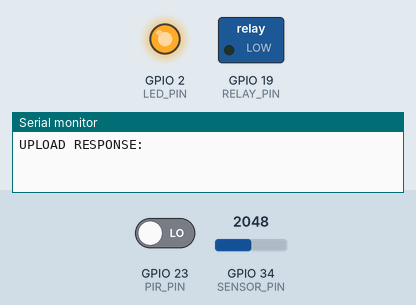
Bench run of a sketch on a simulated ESP32. Parts: switched loads named in the sketch (green lamp = pin HIGH), output pins drawn as LEDs (lit = HIGH), the last lines printed to the serial monitor. The test bench sets the inputs (shaded band); at power-on: GPIO 34 (SENSOR_PIN) = 2048, GPIO 23 (PIR_PIN) LOW. WiFi joins after 1.5 s; servers stay silent unless stated; uploads are accepted with an empty reply.

Above: at 2.7 s.
2.8 s: GPIO 34 (SENSOR_PIN) set to 3372
At 5.6 s:
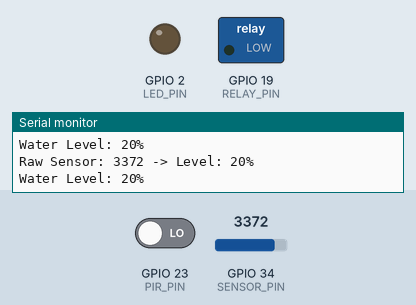
5.8 s: GPIO 34 (SENSOR_PIN) set to 3464
At 6.5 s:
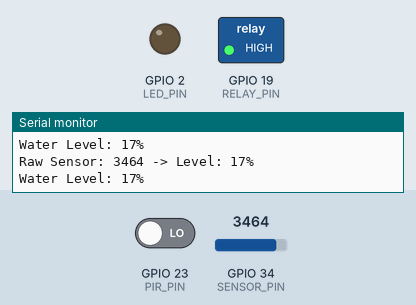
7.4 s: GPIO 23 (PIR_PIN) driven HIGH
At 8.4 s:
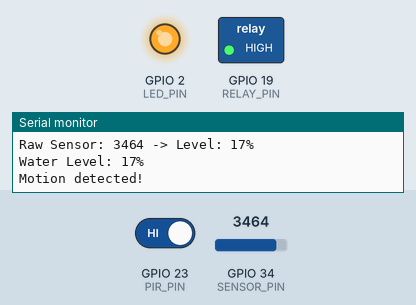
Timing chart, 0 to 10.4 s (numbered marks = the images above; inputs shaded):
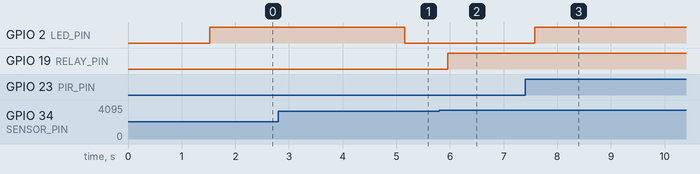

Measured:
- the behaviour switches between 3400 and 3401 on GPIO 34 (SENSOR_PIN) (found by bisection; images 1 and 2)
- after the input at 5.8 s, GPIO 19 (RELAY_PIN): LOW → HIGH after 0.16 s
- after the input at 7.4 s, GPIO 2 (LED_PIN): LOW → HIGH after 0.18 s

The sketch:

esp32_devkit_v1.ino
```cpp
#include <WiFi.h>
#include <HTTPClient.h>
#include <WiFiClientSecure.h>
#include <ArduinoJson.h>

// ---------------------- USER SETTINGS ---------------------- //
const char* ssid     = "Triya";
const char* password = "12345609";

// API ENDPOINTS (Hosted on Vercel)
const char* BASE_URL32 = "https://triyamudulivillage-dashboard-qjos0d47n-adhirajmudulis-projects.vercel.app";
String uploadURL = String(BASE_URL32) + "/api/esp32/data";
String configURL = String(BASE_URL32) + "/api/esp32/config";

// ---------------------- PINS ---------------------- //
#define SENSOR_PIN 34   // Analog capacitive water sensor
#define RELAY_PIN 19    // Water Pump Relay
#define PIR_PIN 23      // Motion Sensor
#define LED_PIN 2       // LED Light

// ---------------------- VARIABLES ---------------------- //
const int MIN_WET_VALUE = 4000; // Dry = 0%
const int MAX_WET_VALUE = 1000; // Fully wet = 100%

int waterLowThresholdPercent = 20;   // Updated by server
int motionLightDuration = 5000;      // ms → updated by server
String pumpOverrideMode = "auto";   // auto | on | off
String lightOverrideMode = "auto";  // auto | on | off

unsigned long lastMotionTime = 0;
unsigned long lastNetworkLog = 0;

bool lastPumpState = false;
bool lastLightState = false;
bool lastMotionState = false;

// ---------------------- WIFI ---------------------- //
void connectWiFi() {
  if (WiFi.status() == WL_CONNECTED) return;

  Serial.println("Connecting to WiFi...");
  WiFi.begin(ssid, password);

  int attempts = 0;
  while (WiFi.status() != WL_CONNECTED && attempts < 30) {
    delay(500);
    Serial.print(".");
    attempts++;
  }

  Serial.println();
  if (WiFi.status() == WL_CONNECTED) {
    Serial.println("WiFi Connected.");
    Serial.println(WiFi.localIP());
    Serial.print("Upload URL: "); Serial.println(uploadURL);
    Serial.print("Config URL: "); Serial.println(configURL);
  } else {
    Serial.println("WiFi Failed.");
  }
}

// ---------------------- PCB SENSOR MEASUREMENT ---------------------- //
float getWaterLevelPercent() {
  int rawValue = analogRead(SENSOR_PIN);
  int percent = map(rawValue, MIN_WET_VALUE, MAX_WET_VALUE, 0, 100);

  Serial.print("Raw Sensor: "); Serial.print(rawValue);
  Serial.print(" -> Level: "); Serial.print(percent); Serial.println("%");

  return constrain(percent, 0, 100);
}

// ---------------------- FETCH REMOTE CONFIG ---------------------- //
void fetchRemoteConfig() {
  if (WiFi.status() != WL_CONNECTED) return;

  WiFiClientSecure client;
  client.setInsecure();
  HTTPClient http;
  http.begin(client, configURL);

  int code = http.GET();
  if (code == 200) {
    String payload = http.getString();
    Serial.println("CONFIG RECEIVED: " + payload);

    StaticJsonDocument<256> doc;
    DeserializationError err = deserializeJson(doc, payload);
    if (!err) {
      if (doc.containsKey("water_threshold")) {
        waterLowThresholdPercent = doc["water_threshold"];
      }
      if (doc.containsKey("motion_light_time")) {
        motionLightDuration = doc["motion_light_time"];
      }
      if (doc.containsKey("pump_override")) {
        pumpOverrideMode = String((const char*)doc["pump_override"]);
      }
      if (doc.containsKey("light_override")) {
        lightOverrideMode = String((const char*)doc["light_override"]);
      }

      Serial.print("THRESHOLD UPDATED: ");
      Serial.println(waterLowThresholdPercent);
      Serial.print("LED DURATION UPDATED: ");
      Serial.println(motionLightDuration);
      Serial.print("PUMP OVERRIDE: ");
      Serial.println(pumpOverrideMode);
      Serial.print("LIGHT OVERRIDE: ");
      Serial.println(lightOverrideMode);
    } else {
      Serial.print("CONFIG JSON ERROR: ");
      Serial.println(err.c_str());
    }
  }

  http.end();
}

// ---------------------- UPLOAD DATA ---------------------- //
void uploadData(int waterLevel, bool motionDetected, int pumpState, int lightState) {
  if (WiFi.status() != WL_CONNECTED) return;

  WiFiClientSecure client;
  client.setInsecure();
  HTTPClient http;
  http.begin(client, uploadURL);
  http.addHeader("Content-Type", "application/json");

  StaticJsonDocument<200> doc;
  doc["water_level"] = waterLevel;
  doc["motion"] = motionDetected ? "1" : "0";
  doc["pump_state"] = pumpState;
  doc["light_state"] = lightState;

  String json;
  serializeJson(doc, json);

  int code = http.POST(json);
  if (code > 0 && code < 300) {
    Serial.printf("[ESP32] POST %s -> %d\n", uploadURL.c_str(), code);
    String response = http.getString();
    Serial.println("UPLOAD RESPONSE: " + response);
    http.end();
  } else {
    Serial.printf("[ESP32] POST failed code=%d, trying GET-ingest fallback\n", code);
    http.end();
    // GET-based fallback ingestion
    String qs = String(uploadURL) + "?ingest=1";
    qs += "&water_level=" + String(waterLevel);
    qs += "&motion=" + String(motionDetected ? 1 : 0);
    qs += "&pump_state=" + String(pumpState);
    qs += "&light_state=" + String(lightState);
    if (http.begin(client, qs)) {
      int getCode = http.GET();
      Serial.printf("[ESP32] GET-ingest -> %d\n", getCode);
      http.end();
    }
  }
}

// ---------------------- SETUP ---------------------- //
void setup() {
  Serial.begin(115200);

  pinMode(RELAY_PIN, OUTPUT);
  pinMode(PIR_PIN, INPUT);
  pinMode(LED_PIN, OUTPUT);

  digitalWrite(RELAY_PIN, LOW);
  digitalWrite(LED_PIN, LOW);

  connectWiFi();
}

// ---------------------- LOOP ---------------------- //
void loop() {
  connectWiFi();

  if (millis() - lastNetworkLog > 10000) {
    Serial.println("\n============================");
    Serial.printf("Loop tick @ %lums | WiFi IP: %s\n", millis(), WiFi.localIP().toString().c_str());
    Serial.print("Upload URL: "); Serial.println(uploadURL);
    Serial.print("Config URL: "); Serial.println(configURL);
    lastNetworkLog = millis();
  }

  // ------------------- 1. Remote Config Sync ------------------- //
  static unsigned long lastConfigUpdate = 0;
  if (millis() - lastConfigUpdate > 2000) {
    fetchRemoteConfig();
    lastConfigUpdate = millis();
  }

  // ------------------- 2. Measure water level ------------------- //
  int waterPercent = getWaterLevelPercent();
  Serial.print("Water Level: ");
  Serial.print(waterPercent);
  Serial.println("%");

  bool motionDetected = digitalRead(PIR_PIN);
  if (motionDetected != lastMotionState) {
    Serial.print("PIR: "); Serial.println(motionDetected);
    lastMotionState = motionDetected;
  }

  bool pumpShouldRun = false;
  if (pumpOverrideMode == "on") {
    pumpShouldRun = true;
  } else if (pumpOverrideMode == "off") {
    pumpShouldRun = false;
  } else {
    pumpShouldRun = waterPercent < waterLowThresholdPercent;
  }
  digitalWrite(RELAY_PIN, pumpShouldRun ? HIGH : LOW);
  if (pumpShouldRun != lastPumpState) {
    Serial.print("Pump override mode: "); Serial.print(pumpOverrideMode);
    Serial.print(" -> Pump state: "); Serial.println(pumpShouldRun ? "ON" : "OFF");
    lastPumpState = pumpShouldRun;
  }

  // ------------------- 3. Motion Sensor + LED ------------------- //
  if (motionDetected) {
    Serial.println("Motion detected!");
    lastMotionTime = millis();
  }

  bool shouldKeepLight = (millis() - lastMotionTime) < motionLightDuration;
  bool lightShouldBeOn = false;
  if (lightOverrideMode == "on") {
    lightShouldBeOn = true;
  } else if (lightOverrideMode == "off") {
    lightShouldBeOn = false;
  } else {
    lightShouldBeOn = motionDetected || shouldKeepLight;
  }
  digitalWrite(LED_PIN, lightShouldBeOn ? HIGH : LOW);
  if (lightShouldBeOn != lastLightState) {
    Serial.print("Light override mode: "); Serial.print(lightOverrideMode);
    Serial.print(" -> Light state: "); Serial.println(lightShouldBeOn ? "ON" : "OFF");
    Serial.print("Motion light duration: "); Serial.print(motionLightDuration); Serial.println(" ms");
    lastLightState = lightShouldBeOn;
  }

  // ------------------- 4. Upload data every ~2s ------------------- //
  static unsigned long lastUpload = 0;
  if (millis() - lastUpload > 2000) {
    Serial.println("Uploading telemetry payload...");
    uploadData(waterPercent, motionDetected, pumpShouldRun ? 1 : 0, lightShouldBeOn ? 1 : 0);
    lastUpload = millis();
  }

  delay(200);
}
```
